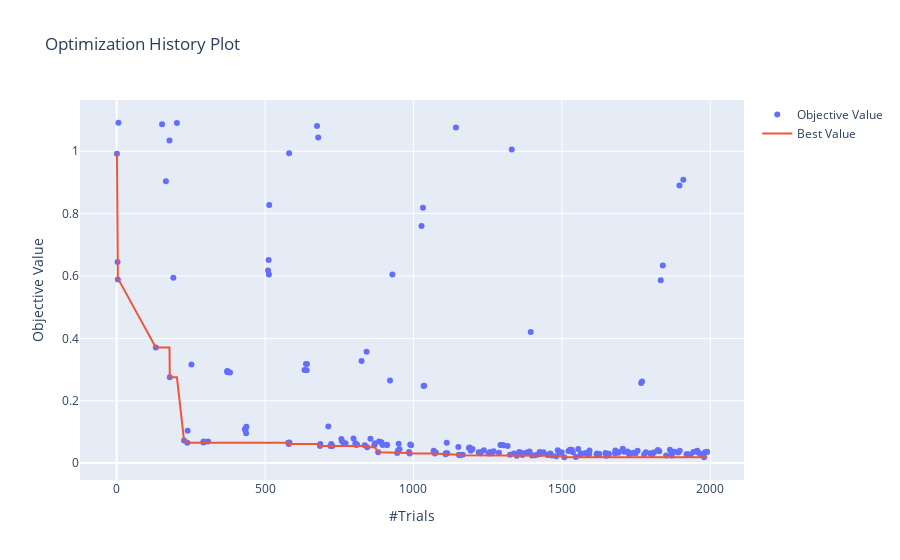

Notebook code for this chart:
### Code cell
optuna.visualization.plot_optimization_history(study)

### Figure 1 — Plotly figure (JSON) as saved in the notebook; plotly's stock layout.template omitted (floating-point values rounded to 4 significant figures; data arrays with more than 128 entries replaced by an {"elided": "..."} marker saying what was removed)
{"data": [{"mode": "markers", "name": "Objective Value", "type": "scatter", "x": {"elided": "203 int values"}, "y": {"elided": "203 float values"}}, {"name": "Best Value", "type": "scatter", "x": {"elided": "203 int values"}, "y": {"elided": "203 float values"}}], "layout": {"title": {"text": "Optimization History Plot"}, "xaxis": {"title": {"text": "#Trials"}}, "yaxis": {"title": {"text": "Objective Value"}}}}
